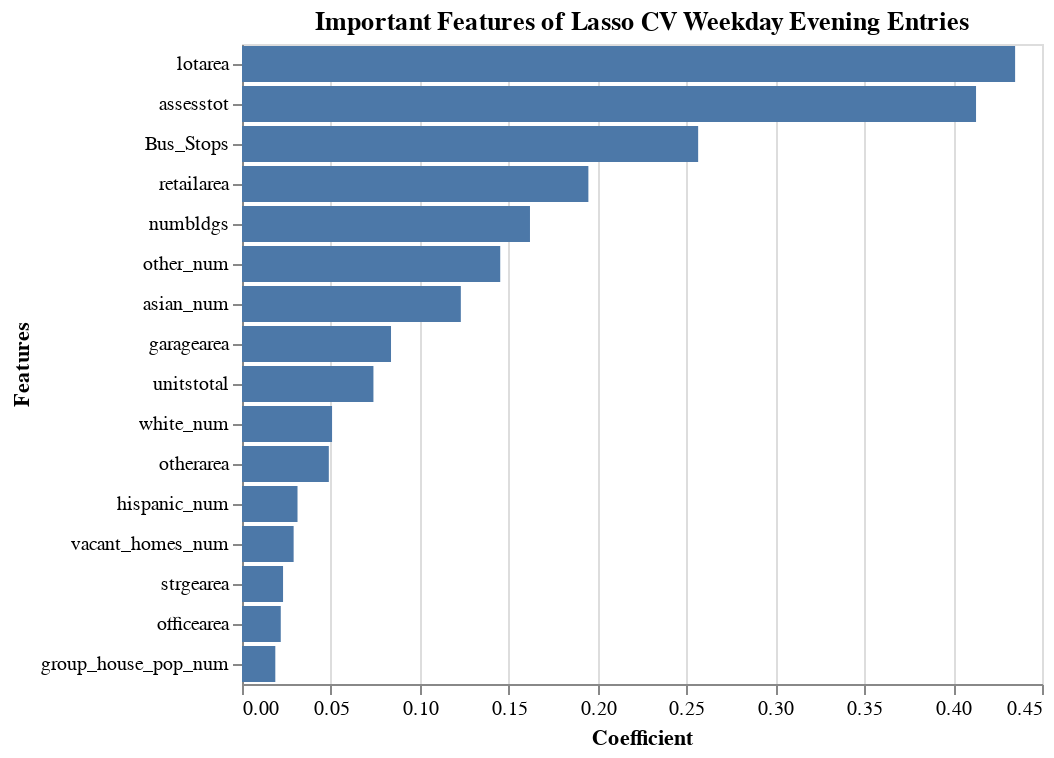

The notebook cell this image was saved under:
### Code cell
import altair as alt
import selenium

alt.Chart(peak).mark_bar().encode(
    y=alt.Y('Features:N', sort='-x'),
    x='Coefficient'
).properties(
    title='Important Features of Lasso CV Weekday Evening Entries'
)#.save('/Users/turbold/Documents/CUSP/ADS/IBXRidership/Data Vis/peak_chart.png', scale_factor=2.0)

### Figure 1 — Vega-Lite specification as saved in the notebook (floating-point values rounded to 4 significant figures)
{"config": {"view": {"continuousWidth": 400, "continuousHeight": 300}}, "data": {"name": "data-4ef726148b14fa55b4487ed890d760aa"}, "mark": "bar", "encoding": {"x": {"field": "Coefficient", "type": "quantitative"}, "y": {"field": "Features", "sort": "-x", "type": "nominal"}}, "title": "Important Features of Lasso CV Weekday Evening Entries", "$schema": "https://vega.github.io/schema/vega-lite/v4.17.0.json", "datasets": {"data-4ef726148b14fa55b4487ed890d760aa": [{"Features": "lotarea", "Coefficient": 0.4349}, {"Features": "assesstot", "Coefficient": 0.4129}, {"Features": "Bus_Stops", "Coefficient": 0.2566}, {"Features": "retailarea", "Coefficient": 0.1948}, {"Features": "numbldgs", "Coefficient": 0.162}, {"Features": "other_num", "Coefficient": 0.1453}, {"Features": "asian_num", "Coefficient": 0.1231}, {"Features": "garagearea", "Coefficient": 0.08382}, {"Features": "unitstotal", "Coefficient": 0.07393}, {"Features": "white_num", "Coefficient": 0.05066}, {"Features": "otherarea", "Coefficient": 0.04884}, {"Features": "hispanic_num", "Coefficient": 0.03123}, {"Features": "vacant_homes_num", "Coefficient": 0.02904}, {"Features": "strgearea", "Coefficient": 0.02309}, {"Features": "officearea", "Coefficient": 0.0218}, {"Features": "group_house_pop_num", "Coefficient": 0.01874}]}}
